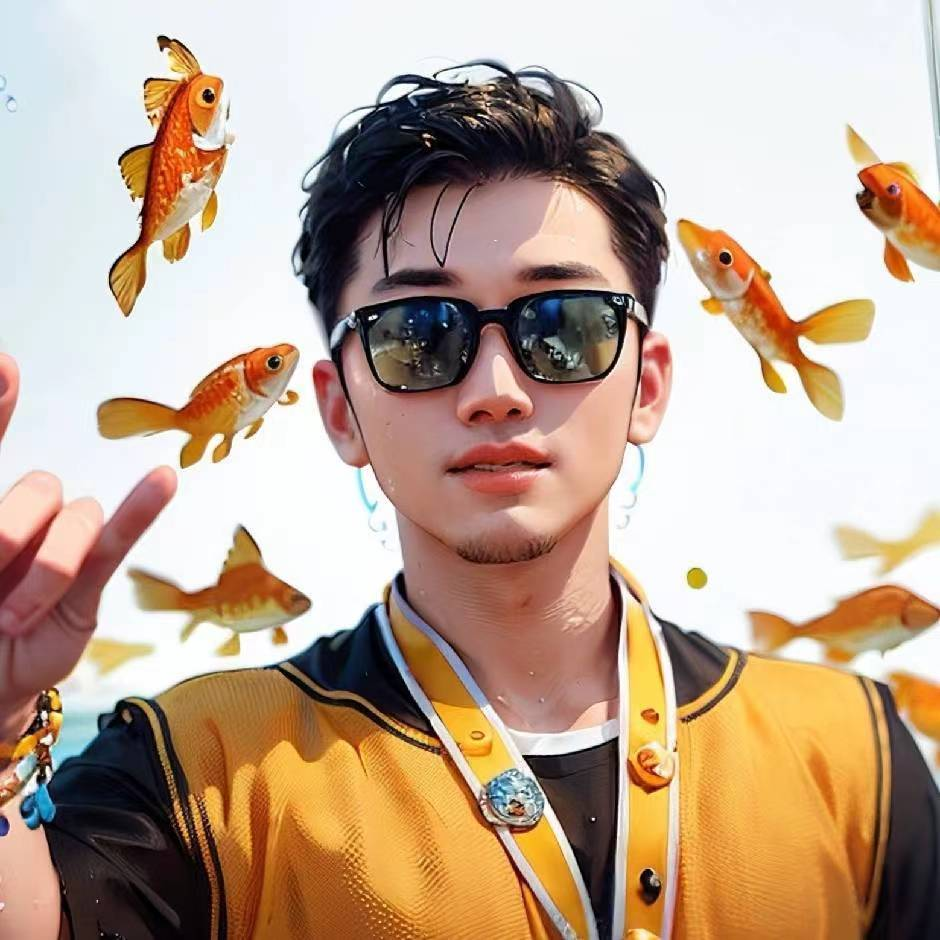
#> input picture 141-王世健-苏州/第六周/作业/me.jpg, 940 x 940 px
$ python K-Means.py
#> lines starting #> are read from the running program, lines starting #| are printed output that depends on the picture
import cv2
import numpy as np
import matplotlib.pyplot as plt
# read the image
image = cv2.imread("me.jpg")
#> image is the input picture: shape (940, 940, 3); mean B, G, R 146.7, 166.6, 190.9

image = cv2.cvtColor(image, cv2.COLOR_BGR2RGB)

# 将图像重塑为像素和3个颜色值（RGB）的2D数组
print(image.shape) #(853, 1280, 3)
#| (940, 940, 3)
pixel_values = image.reshape((-1, 3))
# 转换为numpy的float32
pixel_values = np.float32(pixel_values)
print(pixel_values.shape) #(1091840, 3)
#| (883600, 3)

# 确定停止标准
criteria = (cv2.TERM_CRITERIA_EPS + cv2.TERM_CRITERIA_MAX_ITER, 500, 0.1)

k = 5
_, labels, (centers) = cv2.kmeans(pixel_values, k, None, criteria, 10, cv2.KMEANS_RANDOM_CENTERS)
#> centers = [[195.8, 161.9, 146.3], [155, 91.73, 55.09], [35.77, 27.53, 32.16], [242.6, 245, 246], [235.7, 169, 69.56]]

# 转换回np.uint8
centers = np.uint8(centers)
#> centers = [[195, 161, 146], [154, 91, 55], [35, 27, 32], [242, 244, 246], [235, 169, 69]]

# 展平标签阵列
labels = labels.flatten()

segmented_image = centers[labels.flatten()]

#重塑回原始图像尺寸
segmented_image = segmented_image.reshape(image.shape)
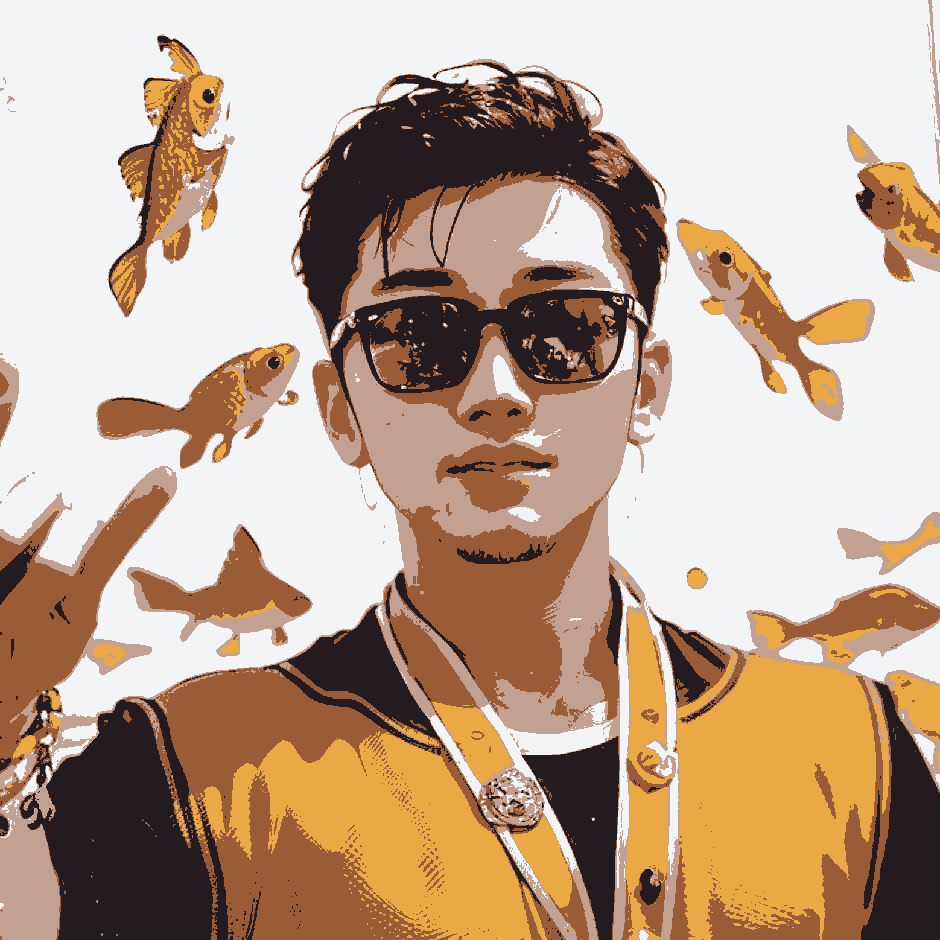
#> segmented_image: shape (940, 940, 3); mean R, G, B 190.2, 166, 146.6
plt.subplot(121)
plt.imshow(image)
plt.subplot(122)
plt.imshow(segmented_image)
plt.show()
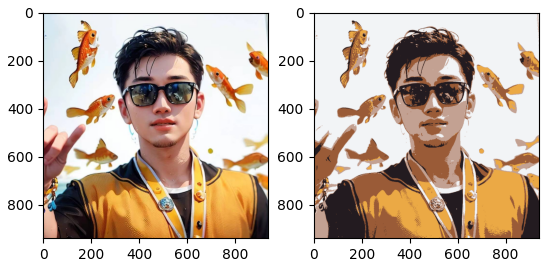
#> figure drawn by matplotlib, 2 panels

# [13 lines of commented-out code are left out]
